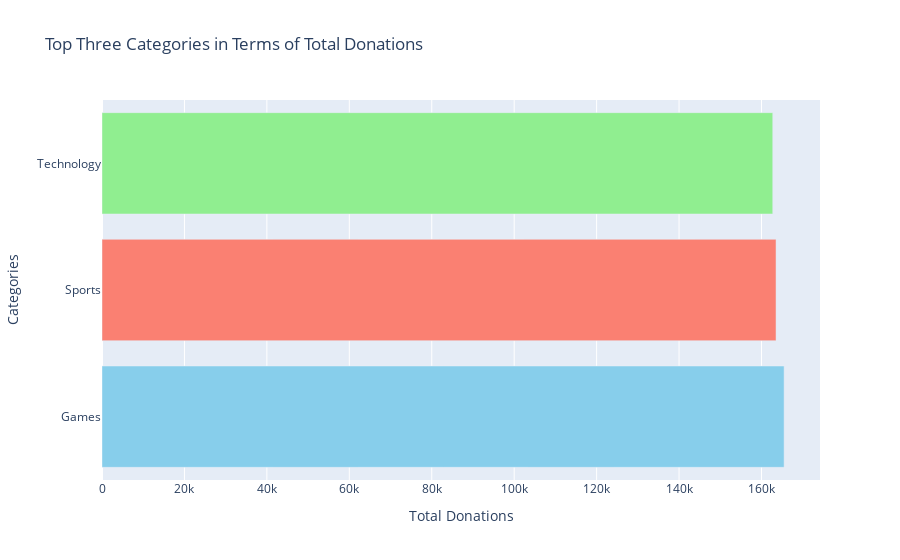

Source (notebook cell):
### Code cell
import plotly.graph_objects as go   
fig = go.Figure(go.Bar(
    x=top_amounts,
    y=top_categories,
    orientation='h',
    marker=dict(color=['skyblue', 'salmon', 'lightgreen'])
))

fig.update_layout(title='Top Three Categories in Terms of Total Donations', xaxis_title='Total Donations', yaxis_title='Categories')
fig.show()

### Figure 1 — Plotly figure (JSON) as saved in the notebook; plotly's stock layout.template omitted (floating-point values rounded to 4 significant figures)
{"data": [{"marker": {"color": ["skyblue", "salmon", "lightgreen"]}, "orientation": "h", "x": [165483, 163528, 162731], "y": ["Games", "Sports", "Technology"], "type": "bar"}], "layout": {"title": {"text": "Top Three Categories in Terms of Total Donations"}, "xaxis": {"title": {"text": "Total Donations"}}, "yaxis": {"title": {"text": "Categories"}}}}
